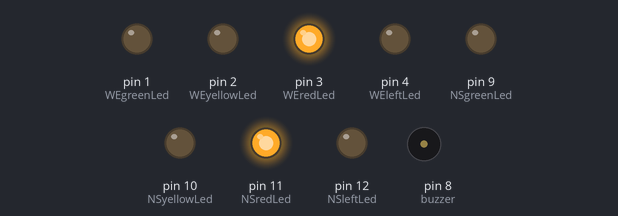
The sketch below on a simulated Arduino Uno, built with avr-gcc and run on an emulated ATmega328P. Parts: output pins drawn as LEDs (lit = HIGH), buzzer (waves = sounding, pin HIGH).

Above: at 0.1 s.
At 2.1 s:
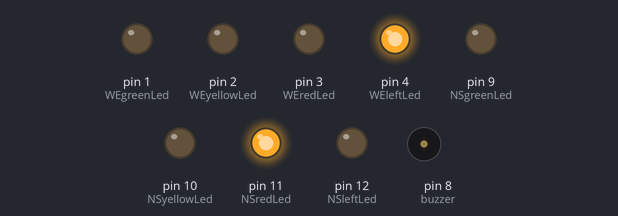
At 8.1 s:
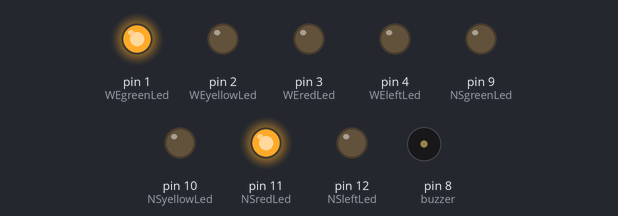
At 16.5 s:
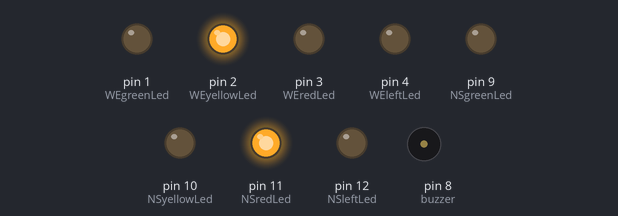
At 24.5 s:
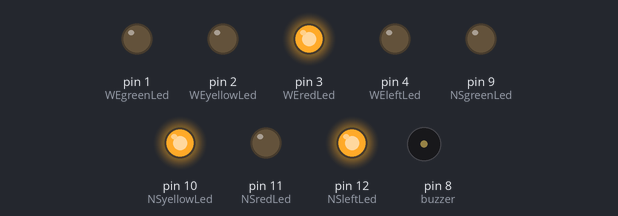
At 34.9 s:
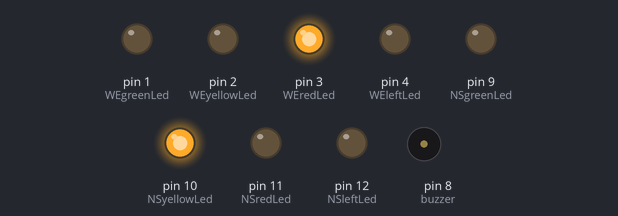
Timing chart, 0 to 40.0 s (numbered marks = the images above):
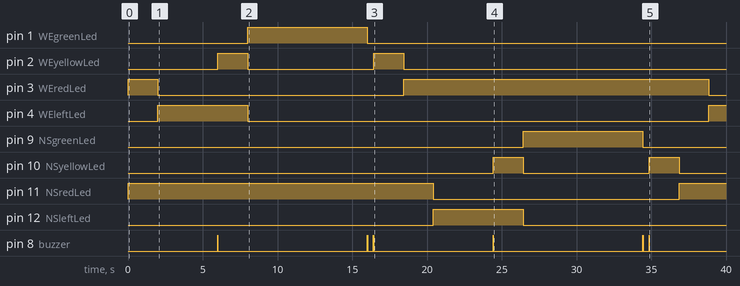

Measured:
- by itself, pin 1 (WEgreenLed): LOW → HIGH at 8.0 s, → LOW 8.0 s later
- by itself, pin 2 (WEyellowLed): alternates HIGH for 2.0 s and LOW for 8.4 s, 4 changes in all, then stays LOW
- by itself, pin 3 (WEredLed): LOW → HIGH at 0.00 s, → LOW 2.0 s later, → HIGH 16.4 s later, → LOW 20.4 s later
- by itself, pin 4 (WEleftLed): LOW → HIGH at 2.0 s, → LOW 6.0 s later, → HIGH 30.9 s later
- by itself, pin 9 (NSgreenLed): LOW → HIGH at 26.4 s, → LOW 8.0 s later
- by itself, pin 10 (NSyellowLed): LOW → HIGH at 24.4 s, → LOW 2.0 s later, → HIGH 8.4 s later, → LOW 2.0 s later, … (4 changes in this stretch)
- by itself, pin 11 (NSredLed): LOW → HIGH at 0.00 s, → LOW 20.4 s later, → HIGH 16.4 s later
- by itself, pin 12 (NSleftLed): LOW → HIGH at 20.4 s, → LOW 6.0 s later

The sketch:

traffic_lights_system_4_way_.ino
```cpp
 int buzzer=8;//Connect the buzzer Pin to Digital Pin 8
 int NSgreenLed=9; //Connect North/South green LED to Digital Pin 9
 int NSyellowLed=10; //Connect North/South yellow LED to Digital Pin 10
 int NSredLed=11; //Connect North/South red LED to Digital Pin 11
 int NSleftLed=12; //Connect North/South left LED to Digital Pin 12
 int WEgreenLed=1;//Connect West/East green LED to Digital Pin 1
 int WEyellowLed=2; //Connect West/East yellow LED to Digital Pin 2
 int WEredLed=3; //Connect West/East red LED to Digital Pin 3
 int WEleftLed=4; //Connect West/East left LED to Digital pin 4

 int greenWait=8000; //green light delay time
 int leftWait=4000; //left light dealy time
 int yellowWait=2000; //yellow light dealy time
 int redWait=2000; //red light on time for 4 directions(buffering time)

void setup()
{  //start of setup
  pinMode(buzzer,OUTPUT);//Set buzzer Pin Mode as output
  pinMode(NSgreenLed,OUTPUT);//Set North/South green ledPin as output
  pinMode(NSyellowLed,OUTPUT);//Set North/South yellow ledPin as output
  pinMode(NSredLed,OUTPUT);//Set North/South red ledPin as output
  pinMode(NSleftLed,OUTPUT); //Set North/South left ledPin as output
  pinMode(WEgreenLed, OUTPUT);//Set West/East green ledPin as output
  pinMode(WEyellowLed, OUTPUT); //Set WE yellow ledPin as output
  pinMode(WEredLed, OUTPUT); //Set WE red ledPin as Output
  pinMode(WEleftLed, OUTPUT); //Set WE left ledPin as Output
}  //end of setup

void loop()
{
   digitalWrite(NSredLed,HIGH); //Set N/S red LED to high
   digitalWrite(WEredLed,HIGH);  //Set W/E red LED to high
   delay(redWait); //red led delay
   digitalWrite(WEredLed,LOW); //Set W/E red LED to low

   /*West-East directions start to go from this point*/
   /*Start from the left turn traffic*/
   digitalWrite(WEleftLed,HIGH); //Set W/E left LED to high
   delay(leftWait); //left led delay
   digitalWrite(buzzer,HIGH); //Start making a sound to warn the light switch
   delay(10);
   digitalWrite(buzzer,LOW); //Stop making a sound
   digitalWrite(WEyellowLed,HIGH); //Set W/E yellow LED to high to warn the end of left turn priority
   delay(yellowWait);
   digitalWrite(WEleftLed,LOW); //Set W/E left LED to low
   digitalWrite(WEyellowLed,LOW); //Set W/E yellow LED to low

   digitalWrite(WEgreenLed,HIGH); //Set W/E green LED to high
   delay(greenWait); //Green light on dealy
   digitalWrite(WEgreenLed,LOW); //Set W/E green LED to low

   digitalWrite(buzzer,HIGH); //Start making a sound to warn the light swich
   delay(10);
   digitalWrite(buzzer,LOW); //Stop making a sound
   delay(400);
   digitalWrite(buzzer,HIGH); //Start making a sound
   delay(10);
   digitalWrite(buzzer,LOW); //Stop making a sound

   digitalWrite(WEyellowLed,HIGH); //Set W/E yellow LED to high
   delay(yellowWait);
   digitalWrite(WEyellowLed,LOW); //Set W/E yellow LED to low

   digitalWrite(WEredLed,HIGH); //Set W/E red LED to high
   delay(redWait);
   digitalWrite(NSredLed,LOW); //Set N/S red LED to low

   /*North-South directions start to go from this point*/
   /*Start from the left turn traffic*/
   digitalWrite(NSleftLed,HIGH); //Set N/S left LED to high
   delay(leftWait);
   digitalWrite(buzzer,HIGH); //Start making a sound to warn the light switch
   delay(10);
   digitalWrite(buzzer,LOW); //Stop making a sound
   digitalWrite(NSyellowLed,HIGH); //Set N/S yellow LED to high to warn the end of left turn priority
   delay(yellowWait);
   digitalWrite(NSleftLed,LOW); //Set N/S left LED to low
   digitalWrite(NSyellowLed,LOW); //Set N/S left LED to low

   digitalWrite(NSgreenLed,HIGH); //Set N/S green LED to high
   delay(greenWait); //Green light on delay
   digitalWrite(NSgreenLed,LOW); //Set N/S green LED to low

   digitalWrite(buzzer,HIGH); //Start making a sound to warn the light switch
   delay(10);
   digitalWrite(buzzer,LOW); //Stop making a sound
   delay(400);
   digitalWrite(buzzer,HIGH); //Start making a sound
   delay(10);
   digitalWrite(buzzer,LOW); //Stop making a sound

   digitalWrite(NSyellowLed,HIGH); //Set N/S yellow LED to high
   delay(yellowWait); //yellow led dealy
   digitalWrite(NSyellowLed,LOW); //Set N/S yellow LED to low

}//end of loop
```
